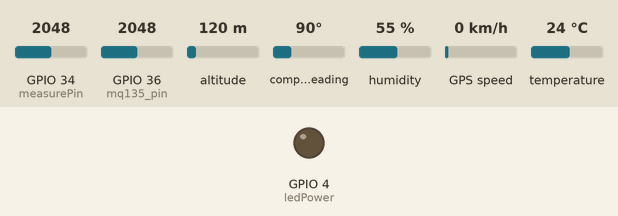
Bench run of a sketch on a simulated ESP32. On the bench: output pins drawn as LEDs (lit = HIGH). The test bench sets the inputs (shaded band); at power-on: humidity 55 %, GPIO 34 (measurePin) = 2048, GPIO 36 (mq135_pin) = 2048, temperature 24 °C, altitude 120 m, compass heading 90°, GPS speed 0 km/h. WiFi joins after 1.5 s; servers stay silent unless stated; the GPS gets a fix after 3 s at 37.7749, -122.4194 with 8 satellites; web services answer with replies made up by the test bench; what the sketch prints to the serial monitor is not drawn.

Above: at 0.1 s.
At 5.7 s:
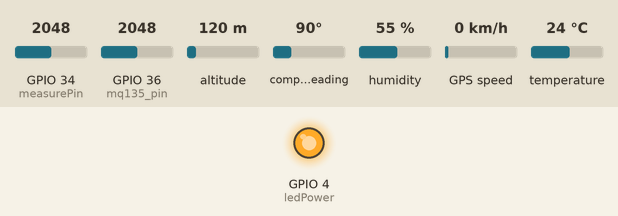
5.8 s: humidity set to 68 %
10.5 s: GPIO 34 (measurePin) set to 260
14.8 s: GPIO 36 (mq135_pin) set to 110
17.0 s: temperature set to 12 °C
21.7 s: GPIO 36 (mq135_pin) set to 10
23.9 s: GPIO 34 (measurePin) set to 1228
Timing chart, 0 to 26.9 s (numbered marks = the images above; inputs shaded):
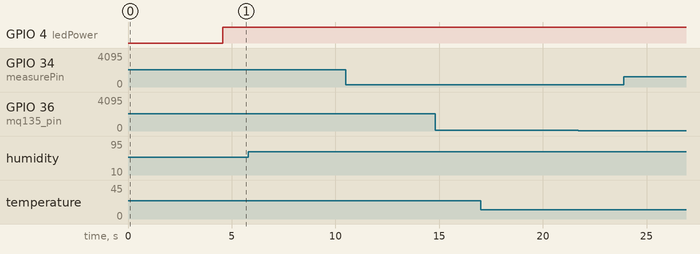

The sketch:

aqi_monitor_with_gps.ino
```cpp
#include <DHT.h>
#include <WiFi.h>
#include <HTTPClient.h>
#include "aqi_model.h"
#include <FirebaseESP32.h>
#include <TinyGPSPlus.h>

// --------------------- WiFi Configuration ---------------------
const char* ssid = "duckietown";
const char* password = "quackquack";

// --------------------- ThingSpeak Configuration ---------------------
const char* server = "http://api.thingspeak.com/update";
String apiKey = "WSKSWKXXNMW4YXGR";

// --------------------- Firebase Configuration ---------------------
#define FIREBASE_HOST "iot-airquality-tracker-default-rtdb.firebaseio.com"
#define FIREBASE_AUTH "rLDg5qZg8X8CaxSepd0SqppyE5u2OVhxGloDHZRm"

FirebaseConfig config;
FirebaseAuth auth;
FirebaseData fbdo;

// --------------------- Sensor Pin Configuration ---------------------
#define DHT22_PIN 25
const int mq135_pin = 36;
int measurePin = 34;
int ledPower = 4;

int samplingTime = 280;
int deltaTime = 40;
int sleepTime = 9860;

float voMeasured = 0;
float calcVoltage = 0;
float dustDensity = 0;

DHT dht22(DHT22_PIN, DHT22);

// --------------------- GPS Configuration ---------------------
#define RXD2 13
#define TXD2 14
#define GPS_BAUD 9600
TinyGPSPlus gps;
HardwareSerial gpsSerial(2);

float latitude = 0.0;
float longitude = 0.0;

// --------------------- Timing ---------------------
unsigned long lastUpdate = 0;
const unsigned long updateInterval = 15000; // 15 seconds

// --------------------- Device Info ---------------------
String deviceId;

// --------------------- AQI Prediction Model ---------------------
float predictAQI(float humidity, float temperature, float pollutant, float dust) {
  float norm_humi = (humidity - 50.5) / (92.92 - 50.5);
  float norm_temp = (temperature - 18.18) / (33.33 - 18.18);
  float norm_poll = (pollutant - 22.22) / (123.45 - 22.22);
  float norm_dust = (dust - 0.1) / (999.99 - 0.1);

  if (norm_humi < 0) norm_humi = 0; if (norm_humi > 1) norm_humi = 1;
  if (norm_temp < 0) norm_temp = 0; if (norm_temp > 1) norm_temp = 1;
  if (norm_poll < 0) norm_poll = 0; if (norm_poll > 1) norm_poll = 1;
  if (norm_dust < 0) norm_dust = 0; if (norm_dust > 1) norm_dust = 1;

  float predicted_aqi = 40.0 +
                        (norm_poll * 80.0) +
                        (norm_dust * 60.0) +
                        (norm_temp * 20.0) -
                        (norm_humi * 15.0);

  if (predicted_aqi < 0) predicted_aqi = 0;
  if (predicted_aqi > 300) predicted_aqi = 300;

  return predicted_aqi;
}

String getAQICategory(float aqi) {
  if (aqi <= 50) return "Good";
  else if (aqi <= 100) return "Moderate";
  else if (aqi <= 150) return "Unhealthy for Sensitive";
  else if (aqi <= 200) return "Unhealthy";
  else if (aqi <= 300) return "Very Unhealthy";
  else return "Hazardous";
}

String getAQIColor(float aqi) {
  if (aqi <= 50) return "Green";
  else if (aqi <= 100) return "Yellow";
  else if (aqi <= 150) return "Orange";
  else if (aqi <= 200) return "Red";
  else if (aqi <= 300) return "Purple";
  else return "Maroon";
}

String getHealthAdvice(float aqi) {
  if (aqi <= 50) return "Air quality is satisfactory";
  else if (aqi <= 100) return "Acceptable; sensitive people should limit prolonged outdoor activity";
  else if (aqi <= 150) return "Sensitive groups should reduce prolonged outdoor exertion";
  else if (aqi <= 200) return "Everyone should reduce prolonged outdoor exertion";
  else if (aqi <= 300) return "Health warnings; everyone should avoid outdoor exertion";
  else return "Health alert; everyone should avoid all outdoor exertion";
}

// --------------------- Wi-Fi Connection ---------------------
void connectWiFi() {
  Serial.println("\n========== Connecting to WiFi ==========");
  Serial.print("Connecting to: ");
  Serial.println(ssid);

  WiFi.begin(ssid, password);

  int attempts = 0;
  while (WiFi.status() != WL_CONNECTED && attempts < 20) {
    delay(500);
    Serial.print(".");
    attempts++;
  }

  if (WiFi.status() == WL_CONNECTED) {
    Serial.println("\n✓ WiFi connected!");
    Serial.print("✓ IP Address: ");
    Serial.println(WiFi.localIP());
    Serial.print("✓ Signal Strength: ");
    Serial.print(WiFi.RSSI());
    Serial.println(" dBm");
  } else {
    Serial.println("\n✗ WiFi connection failed!");
  }
  Serial.println("========================================\n");
}

// --------------------- ThingSpeak Upload ---------------------
void sendToThingSpeak(float temp, float humi, float pollutant, float dust, float aqi) {
  if (WiFi.status() == WL_CONNECTED) {
    HTTPClient http;
    String url = String(server) + "?api_key=" + apiKey +
                 "&field1=" + String(temp, 2) +
                 "&field2=" + String(humi, 2) +
                 "&field3=" + String(pollutant, 2) +
                 "&field4=" + String(dust, 2) +
                 "&field5=" + String(aqi, 2);

    http.begin(url);
    int httpCode = http.GET();

    if (httpCode > 0) {
      Serial.print("☁️  ThingSpeak: ");
      if (httpCode == 200) Serial.println("✓ Data sent successfully!");
      else Serial.print("Response code: "), Serial.println(httpCode);
    } else {
      Serial.print("✗ ThingSpeak error: ");
      Serial.println(http.errorToString(httpCode));
    }
    http.end();
  } else {
    Serial.println("✗ WiFi not connected. Reconnecting...");
    connectWiFi();
  }
}

// --------------------- Firebase Upload (MULTI-DEVICE) ---------------------
void sendToFirebase(float temp, float humi, float pollutant, float dust, float aqi) {
  if (WiFi.status() == WL_CONNECTED) {
    FirebaseJson json;
    json.add("Temperature", temp);
    json.add("Humidity", humi);
    json.add("Pollutant", pollutant);
    json.add("DustDensity", dust);
    json.add("PredictedAQI", aqi);
    json.add("Category", getAQICategory(aqi));
    json.add("Color", getAQIColor(aqi));
    json.add("Advice", getHealthAdvice(aqi));
    json.add("Latitude", latitude);
    json.add("Longitude", longitude);
    json.add("Status", "Active");
    json.add("DeviceID", deviceId);
    json.add("Timestamp", millis());

    String path = String("/SensorData/") + deviceId;

    if (Firebase.setJSON(fbdo, path.c_str(), json)) {
      Serial.println("🔥 Firebase: ✓ Device data written successfully!");
    } else {
      Serial.print("🔥 Firebase error: ");
      Serial.println(fbdo.errorReason());
    }
  } else {
    Serial.println("✖ WiFi not connected — cannot write to Firebase.");
  }
}

// --------------------- GPS Display Function ---------------------
void displayGPSInfo() {
  Serial.println("\n╔════════════════════════════════════════╗");
  Serial.println("║          GPS STATUS & DATA              ║");
  Serial.println("╚════════════════════════════════════════╝");


  Serial.print("📡 Satellites: ");
  Serial.print(gps.satellites.value());
  Serial.print("  |  HDOP: ");
  Serial.println(gps.hdop.hdop());

  if (gps.location.isValid()) {
    latitude = gps.location.lat();
    longitude = gps.location.lng();

    Serial.print("✓ Location Valid  |  Lat: ");
    Serial.print(latitude, 6);
    Serial.print("  |  Lng: ");
    Serial.println(longitude, 6);

    Serial.print("📅 Date: ");
    if (gps.date.isValid()) {
      Serial.print(gps.date.month());
      Serial.print("/");
      Serial.print(gps.date.day());
      Serial.print("/");
      Serial.print(gps.date.year());
    } else {
      Serial.print("N/A");
    }

    Serial.print("  |  🕐 Time: ");
    if (gps.time.isValid()) {
      if (gps.time.hour() < 10) Serial.print("0");
      Serial.print(gps.time.hour());
      Serial.print(":");
      if (gps.time.minute() < 10) Serial.print("0");
      Serial.print(gps.time.minute());
      Serial.print(":");
      if (gps.time.second() < 10) Serial.print("0");
      Serial.print(gps.time.second());
    } else {
      Serial.print("N/A");
    }
    Serial.println();

    Serial.print("🧭 Altitude: ");
    if (gps.altitude.isValid()) {
      Serial.print(gps.altitude.meters());
      Serial.print(" m");
    } else {
      Serial.print("N/A");
    }

    Serial.print("  |  🚗 Speed: ");
    if (gps.speed.isValid()) {
      Serial.print(gps.speed.kmph());
      Serial.print(" km/h");
    } else {
      Serial.print("N/A");
    }
    Serial.println();

  } else {
    Serial.println("✗ GPS: Waiting for satellite fix...");
    Serial.print("Chars processed: ");
    Serial.print(gps.charsProcessed());
    Serial.print("  |  Sentences with fix: ");
    Serial.print(gps.sentencesWithFix());
    Serial.print("  |  Failed checksums: ");
    Serial.println(gps.failedChecksum());
  }

  Serial.println("════════════════════════════════════════");
}

// --------------------- Setup ---------------------
void setup() {
  Serial.begin(115200);
  dht22.begin();
  pinMode(ledPower, OUTPUT);

  gpsSerial.begin(GPS_BAUD, SERIAL_8N1, RXD2, TXD2);

  Serial.println("\n\n╔════════════════════════════════════════╗");
  Serial.println("║     AQI MONITORING SYSTEM - ESP32       ║");
  Serial.println("║ ThingSpeak + Firebase (Multi-Device)    ║");
  Serial.println("╚════════════════════════════════════════╝");

  connectWiFi();

  deviceId = WiFi.macAddress();
  deviceId.replace(":", "");
  Serial.print("Device ID: ");
  Serial.println(deviceId);

  config.api_key = "AIzaSyCyhipBxAUBmnBIkBPYXPKK9VH5S4lG2H4";
  config.database_url = FIREBASE_HOST;

  Firebase.begin(&config, &auth);
  Firebase.reconnectWiFi(true);

  if (Firebase.signUp(&config, &auth, "", "")) {
    Serial.println("✓ Firebase anonymous auth successful!");
  } else {
    Serial.printf("Firebase auth failed: %s\n", config.signer.signupError.message.c_str());
  }

  Serial.println("✓ Firebase initialized successfully!\n");
  Serial.println("Initializing sensors...");
  delay(1000);
  Serial.println("✓ DHT22 sensor ready");
  Serial.println("✓ MQ-135 sensor ready");
  Serial.println("✓ Dust sensor ready");
  Serial.println("✓ GPS module ready");
  Serial.println("✓ AQI Prediction Model loaded\n");
  delay(2000);
}

// --------------------- Loop ---------------------
void loop() {
  // Read GPS continuously to prevent buffer overflow
  while (gpsSerial.available() > 0) {
    gps.encode(gpsSerial.read());
  }

  digitalWrite(ledPower, LOW);
  delayMicroseconds(samplingTime);
  voMeasured = analogRead(measurePin);
  delayMicroseconds(deltaTime);
  digitalWrite(ledPower, HIGH);
  delayMicroseconds(sleepTime);

  calcVoltage = voMeasured * (3.3 / 4095.0);
  dustDensity = 170 * calcVoltage - 0.1;
  if (dustDensity < 0) dustDensity = 0;

  float pollutant = analogRead(mq135_pin);
  float humi = dht22.readHumidity();
  float tempC = dht22.readTemperature();
  float tempF = dht22.readTemperature(true);

  if (isnan(tempC) || isnan(tempF) || isnan(humi)) {
    Serial.println("Failed to read from DHT22 sensor!");
  } else {
    Serial.println("\n╔════════════════════════════════════════╗");
    Serial.println("║            SENSOR READINGS              ║");
    Serial.println("╚════════════════════════════════════════╝");

    Serial.print("Humidity: "); Serial.print(humi); Serial.print("%  |  ");
    Serial.print("Temperature: "); Serial.print(tempC); Serial.print("°C  |  ");
    Serial.print("Pollutant: "); Serial.print(pollutant); Serial.print("  |  ");
    Serial.print("Dust Density: "); Serial.println(dustDensity);

    displayGPSInfo();

    float predicted_aqi = predictAQI(humi, tempC, pollutant, dustDensity);

    Serial.println("\n╔════════════════════════════════════════╗");
    Serial.println("║          ML AQI PREDICTION             ║");
    Serial.println("╚════════════════════════════════════════╝");

    Serial.print("🎯 Predicted AQI: "); Serial.println(predicted_aqi, 1);
    Serial.print("📊 Category: "); Serial.print(getAQICategory(predicted_aqi));
    Serial.print(" ("); Serial.print(getAQIColor(predicted_aqi)); Serial.println(")");
    Serial.print("💡 Advice: "); Serial.println(getHealthAdvice(predicted_aqi));

    int bars = (int)(predicted_aqi / 10);
    if (bars > 30) bars = 30;
    Serial.print("📈 "); for (int i = 0; i < bars; i++) Serial.print("█");
    Serial.println();

    if (millis() - lastUpdate >= updateInterval) {
      Serial.println("\n╔════════════════════════════════════════╗");
      Serial.println("║             CLOUD UPLOAD               ║");
      Serial.println("╚════════════════════════════════════════╝");

      sendToThingSpeak(tempC, humi, pollutant, dustDensity, predicted_aqi);
      sendToFirebase(tempC, humi, pollutant, dustDensity, predicted_aqi);

      lastUpdate = millis();
    } else {
      unsigned long timeRemaining = (updateInterval - (millis() - lastUpdate)) / 1000;
      Serial.print("\n⏱️  Next update in: ");
      Serial.print(timeRemaining);
      Serial.println(" seconds");
    }
  }
  Serial.println("\n════════════════════════════════════════\n");
  delay(2000);
}
```

Source omitted: aqi_model.h (data table, 36544 bytes)
